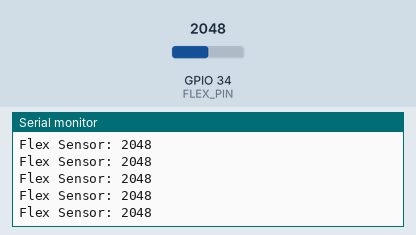
Recording of a sketch running on a simulated ESP32. Parts: the last lines printed to the serial monitor. The inputs (shaded band) are chosen by the test bench; at power-on: GPIO 34 (FLEX_PIN) = 2048.

Above: at 1.2 s.
1.3 s: GPIO 34 (FLEX_PIN) set to 2866
At 1.31 s:
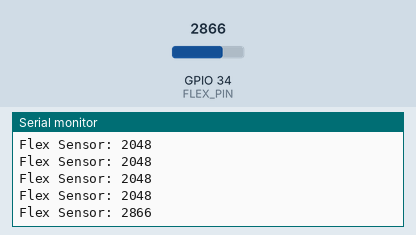
2.8 s: GPIO 34 (FLEX_PIN) set to 3603
At 2.81 s:
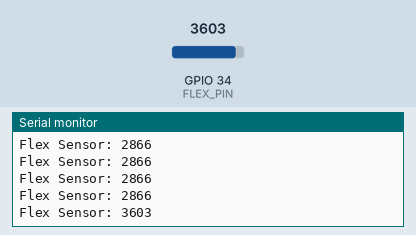
Timing chart, 0 to 5.8 s (numbered marks = the images above; inputs shaded):
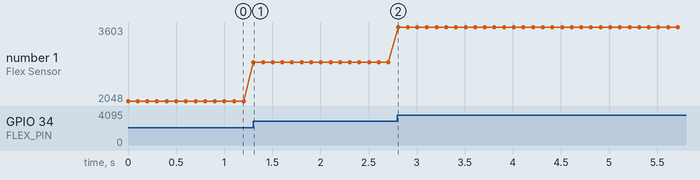

Measured:
- after the input at 1.3 s, the serial monitor: prints a new line at once (image 1)
- after the input at 2.8 s, the serial monitor: prints a new line at once (image 2)
- plotted number 1: 2048 → 2866 after the input at 1.3 s, 2866 → 3603 after the input at 2.8 s

The sketch:

flex.ino
```cpp
#define FLEX_PIN 34  // ADC pin

void setup() {
  Serial.begin(115200);
  pinMode(FLEX_PIN, INPUT);
}

void loop() {
  int flexValue = analogRead(FLEX_PIN);  // Read 0-4095

  Serial.print("Flex Sensor: ");
  Serial.println(flexValue);

  delay(100);
}
```
